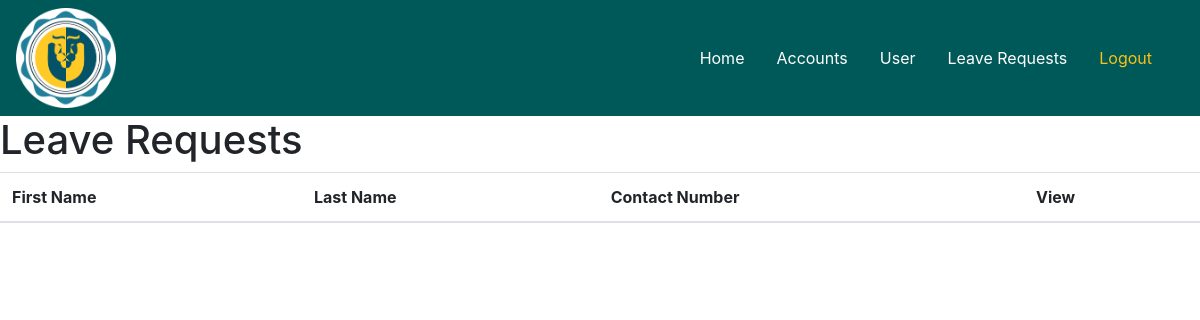
Page /admin/leave_requests.php on the earlier database version.
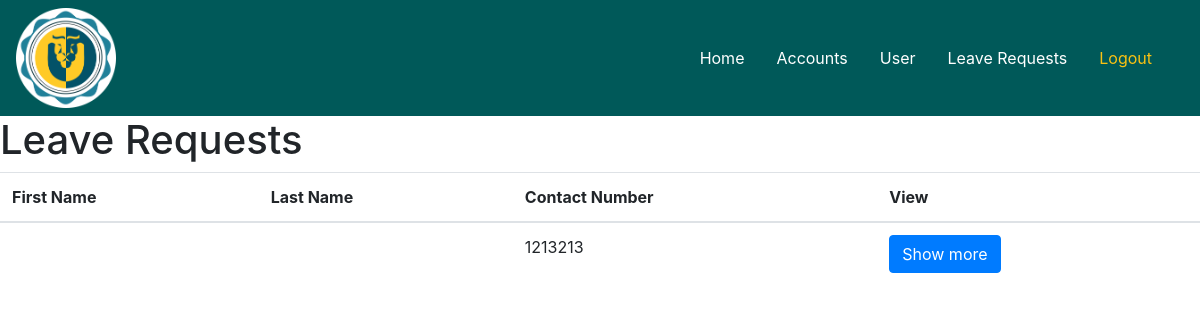
Same page on the later database version.
### tables this page shows
CREATE TABLE `leave_req` (
  `leave_req_id` int(11) NOT NULL AUTO_INCREMENT,
  `user_id` int(11) NOT NULL,
  `employee` varchar(100) NOT NULL,
  `department` varchar(100) NOT NULL,
  `position` varchar(45) NOT NULL,
  `date_hired` date NOT NULL,
  `date_filed` date NOT NULL,
  `reason` varchar(100) NOT NULL,
  `contact_address` varchar(100) NOT NULL,
  `contact_number` int(11) NOT NULL,
  `from` date NOT NULL,
  `to` date NOT NULL,
  PRIMARY KEY (`leave_req_id`),
  UNIQUE KEY `leave_req_id_UNIQUE` (`leave_req_id`)
);

### admin/table_leave_requests.php (the view, shortened to what this page needs)
<html>
<head>
</head>
<body>
    <div id="content">
        <table class="table" id="leave">
        <thead>
            <tr>
                <th>First Name</th>
                <th>Last Name</th>
                <th>Contact Number</th>
                <th>View</th>
            </tr>
        </thead>
        <?php
        $sql = "select * from leave_req;";
        $result = $connect->query($sql);
        if($result-> num_rows > 0){
            while($row = $result->fetch_assoc()){
            $show = "
                    <input name='show' value='show' style='display: none;'>
                    <a href='show_request_form.php?user_id=".$row['user_id']."& fname=".$row['first_name']."& mname=".$row['middle_name'] ."& lname=" .$row['last_name'] ."' class='show btn btn-primary'>Show more</a>";
                echo "
                <tr>
                <td>" . ucwords($row['first_name']) . "</td>
                <td>" . ucwords($row['last_name']) . "</td>
                <td>" . $row['contact_number'] . "</td>
                <td>" . $show ."</td>
                </tr>";
            }
            }
        ?>
        </table>
    </div>
</body>
</html>

Differences in the rows shown:
added leave_req: contact_number "1213213"
